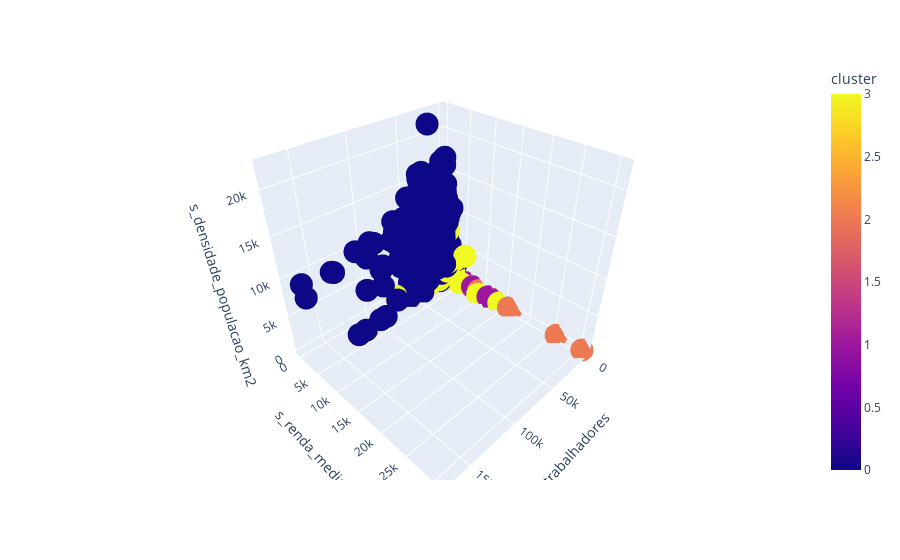

Notebook cell for this chart:
### Markdown cell above
## 9.1. Visualization Inspection

### Code cell
fig = px.scatter_3d(df9, x='trabalhadores', y='s_renda_media', z='s_densidade_populacao_km2', color='cluster')
fig.show();

### Figure 1 — Plotly figure (JSON) as saved in the notebook; plotly's stock layout.template omitted (floating-point values rounded to 4 significant figures; data arrays with more than 128 entries replaced by an {"elided": "..."} marker saying what was removed)
{"data": [{"hovertemplate": "trabalhadores=%{x}<br>s_renda_media=%{y}<br>s_densidade_populacao_km2=%{z}<br>cluster=%{marker.color}<extra></extra>", "legendgroup": "", "marker": {"color": {"elided": "12351 int values"}, "coloraxis": "coloraxis", "symbol": "circle"}, "mode": "markers", "name": "", "scene": "scene", "showlegend": false, "type": "scatter3d", "x": {"elided": "12351 float values"}, "y": {"elided": "12351 float values"}, "z": {"elided": "12351 float values"}}], "layout": {"coloraxis": {"colorbar": {"title": {"text": "cluster"}}, "colorscale": [[0, "#0d0887"], [0.1111, "#46039f"], [0.2222, "#7201a8"], [0.3333, "#9c179e"], [0.4444, "#bd3786"], [0.5556, "#d8576b"], [0.6667, "#ed7953"], [0.7778, "#fb9f3a"], [0.8889, "#fdca26"], [1, "#f0f921"]]}, "legend": {"tracegroupgap": 0}, "margin": {"t": 60}, "scene": {"domain": {"x": [0, 1], "y": [0, 1]}, "xaxis": {"title": {"text": "trabalhadores"}}, "yaxis": {"title": {"text": "s_renda_media"}}, "zaxis": {"title": {"text": "s_densidade_populacao_km2"}}}}}
